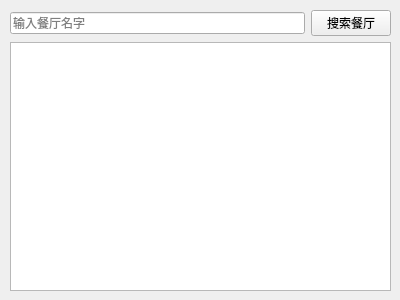
<?xml version="1.0" encoding="UTF-8"?>
<ui version="4.0">
 <class>select_rest_2</class>
 <widget class="QWidget" name="select_rest_2">
  <property name="geometry">
   <rect>
    <x>0</x>
    <y>0</y>
    <width>400</width>
    <height>300</height>
   </rect>
  </property>
  <property name="windowTitle">
   <string>Form</string>
  </property>
  <widget class="QWidget" name="verticalLayoutWidget">
   <property name="geometry">
    <rect>
     <x>10</x>
     <y>10</y>
     <width>381</width>
     <height>281</height>
    </rect>
   </property>
   <layout class="QVBoxLayout" name="verticalLayout">
    <item>
     <layout class="QHBoxLayout" name="horizontalLayout">
      <item>
       <widget class="QLineEdit" name="name">
        <property name="placeholderText">
         <string>输入餐厅名字</string>
        </property>
       </widget>
      </item>
      <item>
       <widget class="QPushButton" name="query">
        <property name="text">
         <string>搜索餐厅</string>
        </property>
       </widget>
      </item>
     </layout>
    </item>
    <item>
     <widget class="QListWidget" name="restlist"/>
    </item>
   </layout>
  </widget>
 </widget>
 <resources/>
 <connections/>
</ui>
